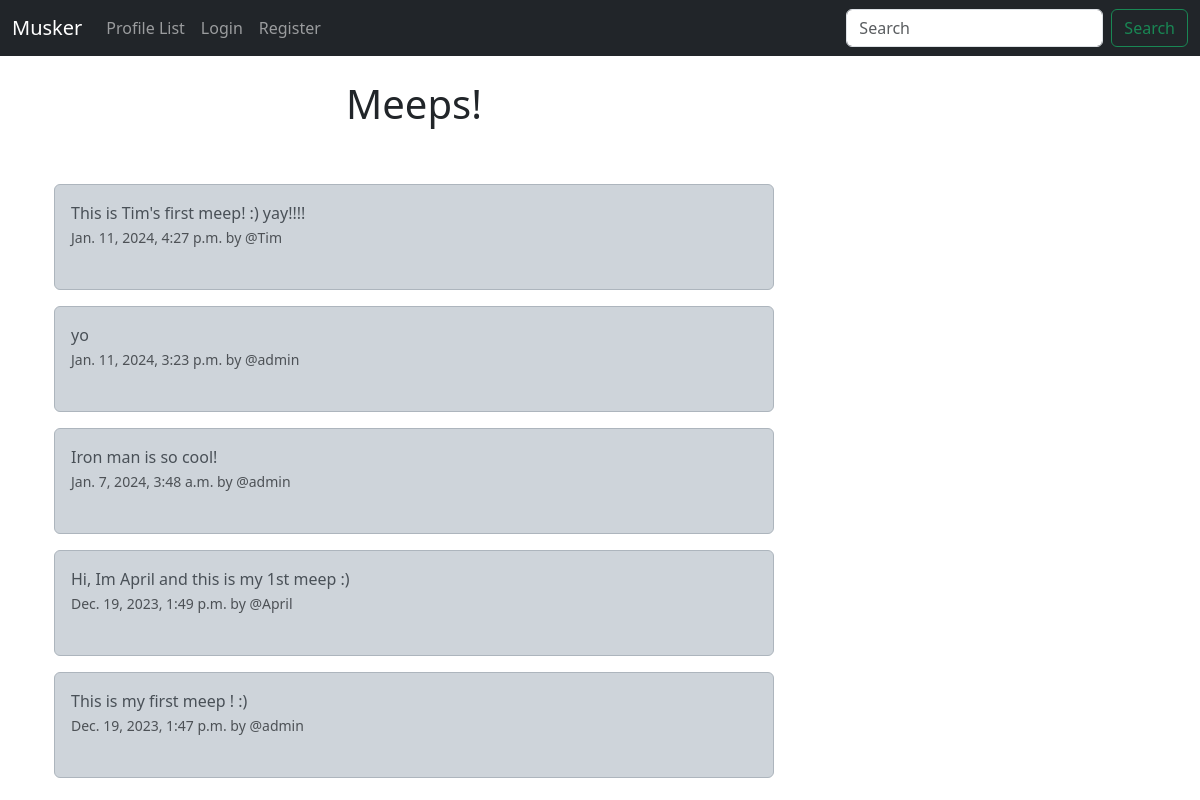
Before: / with the older database file.
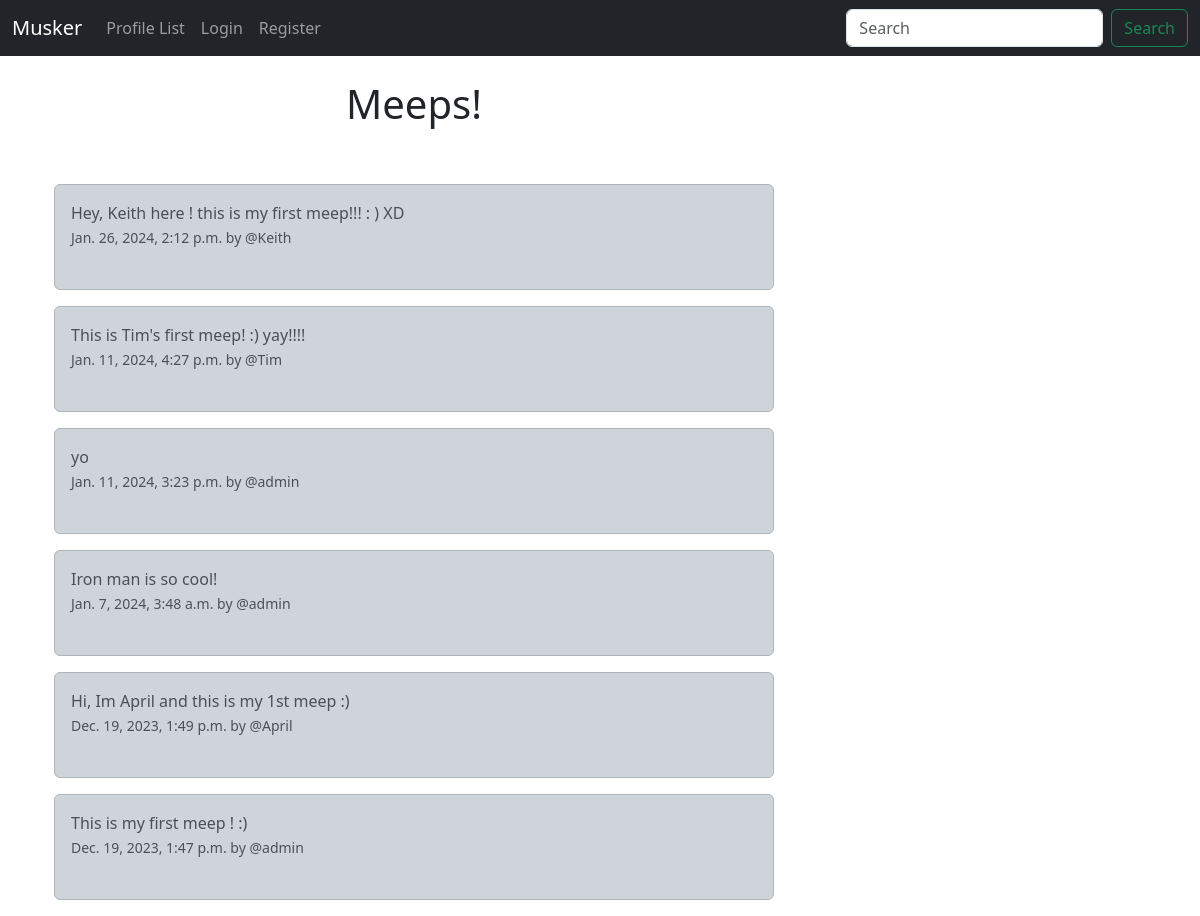
After: the same page with the newer database file.
### musker/models.py (models this page shows, shortened)
class Meep(models.Model):
    user = models.ForeignKey(User, related_name="meeps", on_delete=models.DO_NOTHING)
    body = models.CharField(max_length=500)
    created_at = models.DateTimeField(auto_now_add=True)

### musker/views.py (the view)
# urls.py: path('', views.home, name="home"),
def home(request):
    if request.user.is_authenticated:
        form = MeepForm(request.POST or None)
        if request.method == "POST":
            if form.is_valid():
                meep = form.save(commit=False)
                meep.user = request.user
                meep.save()
                messages.success(request, 'Meep posted!')
                return redirect('home')
        meeps = Meep.objects.all().order_by("-created_at")
        return render(request, 'home.html', {'meeps': meeps, "form":form})
    else:
        meeps = Meep.objects.all().order_by("-created_at")
        return render(request, 'home.html', {'meeps': meeps})

### musker/templates/home.html (shortened to what this page needs)
{% extends 'base.html' %}
{% block content %}
    <div class="container">
        <div class="row">
            <div class="col-8">
    <h1 class="text-center">Meeps!</h1>
    <br/><br/>
    {% for meep in meeps %}
        <div class="alert alert-dark" role="alert">
            {{ meep.body }}<br/>
            <small class="text-muted">
                {{ meep.created_at }} by @{{ meep.user.username}}
            </small>
        <br/><br/>
        </div>
    {% endfor %}
</div>
<div class="col-4">
        <br/><br/><br/><br/>
</div>
{% endblock %}

Changed rows visible on the page:
added Meep: body "Hey, Keith here ! this is my first meep!!! : ) XD", created_at "Jan. 26, 2024, 2:12 p.m.", user.username "Keith"
